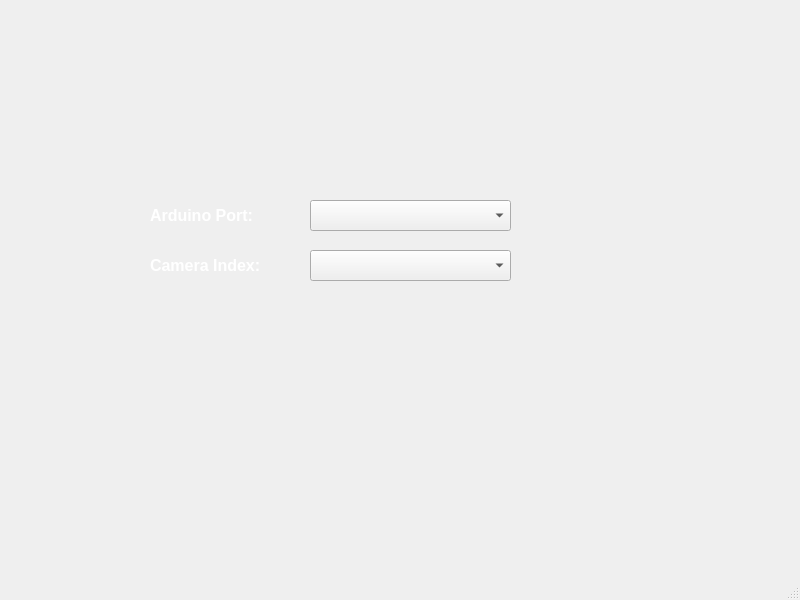
<?xml version="1.0" encoding="UTF-8"?>
<ui version="4.0">
 <class>QuadRuple</class>
 <widget class="QMainWindow" name="QuadRuple">
  <property name="geometry">
   <rect>
    <x>0</x>
    <y>0</y>
    <width>800</width>
    <height>600</height>
   </rect>
  </property>
  <property name="font">
   <font>
    <pointsize>12</pointsize>
   </font>
  </property>
  <property name="windowTitle">
   <string>Parametrlər</string>
  </property>
  <widget class="QWidget" name="centralwidget">
   <widget class="QLabel" name="quadrupleLogo">
    <property name="geometry">
     <rect>
      <x>0</x>
      <y>0</y>
      <width>91</width>
      <height>91</height>
     </rect>
    </property>
    <property name="text">
     <string/>
    </property>
    <property name="pixmap">
     <pixmap>../HAMID 2024/QuadRuple/Logo/zyro-image__1_-removebg-preview.png</pixmap>
    </property>
    <property name="scaledContents">
     <bool>true</bool>
    </property>
   </widget>
   <widget class="QComboBox" name="arduinoPort">
    <property name="geometry">
     <rect>
      <x>310</x>
      <y>200</y>
      <width>201</width>
      <height>31</height>
     </rect>
    </property>
    <property name="font">
     <font>
      <pointsize>10</pointsize>
     </font>
    </property>
   </widget>
   <widget class="QLabel" name="arduinoText">
    <property name="geometry">
     <rect>
      <x>150</x>
      <y>200</y>
      <width>141</width>
      <height>31</height>
     </rect>
    </property>
    <property name="font">
     <font>
      <pointsize>12</pointsize>
      <weight>75</weight>
      <bold>true</bold>
     </font>
    </property>
    <property name="text">
     <string>&lt;html&gt;&lt;head/&gt;&lt;body&gt;&lt;p&gt;&lt;span style=&quot; color:#ffffff;&quot;&gt;Arduino Port:&lt;/span&gt;&lt;/p&gt;&lt;/body&gt;&lt;/html&gt;</string>
    </property>
   </widget>
   <widget class="QLabel" name="cameraText">
    <property name="geometry">
     <rect>
      <x>150</x>
      <y>240</y>
      <width>151</width>
      <height>51</height>
     </rect>
    </property>
    <property name="font">
     <font>
      <weight>75</weight>
      <bold>true</bold>
     </font>
    </property>
    <property name="text">
     <string>&lt;html&gt;&lt;head/&gt;&lt;body&gt;&lt;p&gt;&lt;span style=&quot; color:#ffffff;&quot;&gt;Camera Index: &lt;/span&gt;&lt;/p&gt;&lt;/body&gt;&lt;/html&gt;</string>
    </property>
   </widget>
   <widget class="QComboBox" name="cameraIndex">
    <property name="geometry">
     <rect>
      <x>310</x>
      <y>250</y>
      <width>201</width>
      <height>31</height>
     </rect>
    </property>
   </widget>
  </widget>
  <widget class="QMenuBar" name="menubar">
   <property name="geometry">
    <rect>
     <x>0</x>
     <y>0</y>
     <width>800</width>
     <height>34</height>
    </rect>
   </property>
  </widget>
  <widget class="QStatusBar" name="statusbar"/>
 </widget>
 <resources>
  <include location="quadruple.qrc"/>
 </resources>
 <connections/>
</ui>
